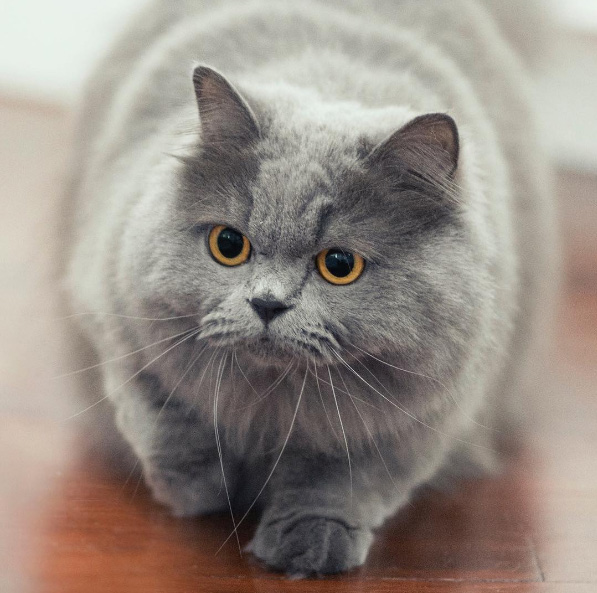
#> input picture cat.bmp, 597 x 593 px
$ python 3_rotation1.py
#> lines starting #> are read from the running program, lines starting #| are printed output that depends on the picture
import cv2
import sys
import numpy as np
import math

src = cv2.imread('cat.bmp')
#> src is the input picture: shape (593, 597, 3); mean B, G, R 133.7, 141.6, 151.2

# 각도 설정
rad = 20 * math.pi / 180

aff = np.array([[math.cos(rad), math.sin(rad), 0],
               [-math.sin(rad), math.cos(rad), 0]], dtype=np.float32)

dst = cv2.warpAffine(src, aff, (0, 0))
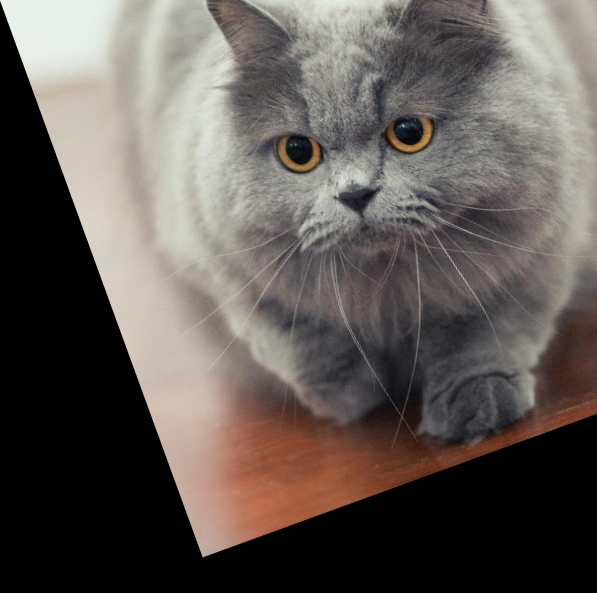
#> dst: shape (593, 597, 3); mean B, G, R 85.2, 90, 97.1

cv2.imshow('src', src)
cv2.imshow('dst', dst)
cv2.waitKey()

cv2.destroyAllWindows()
